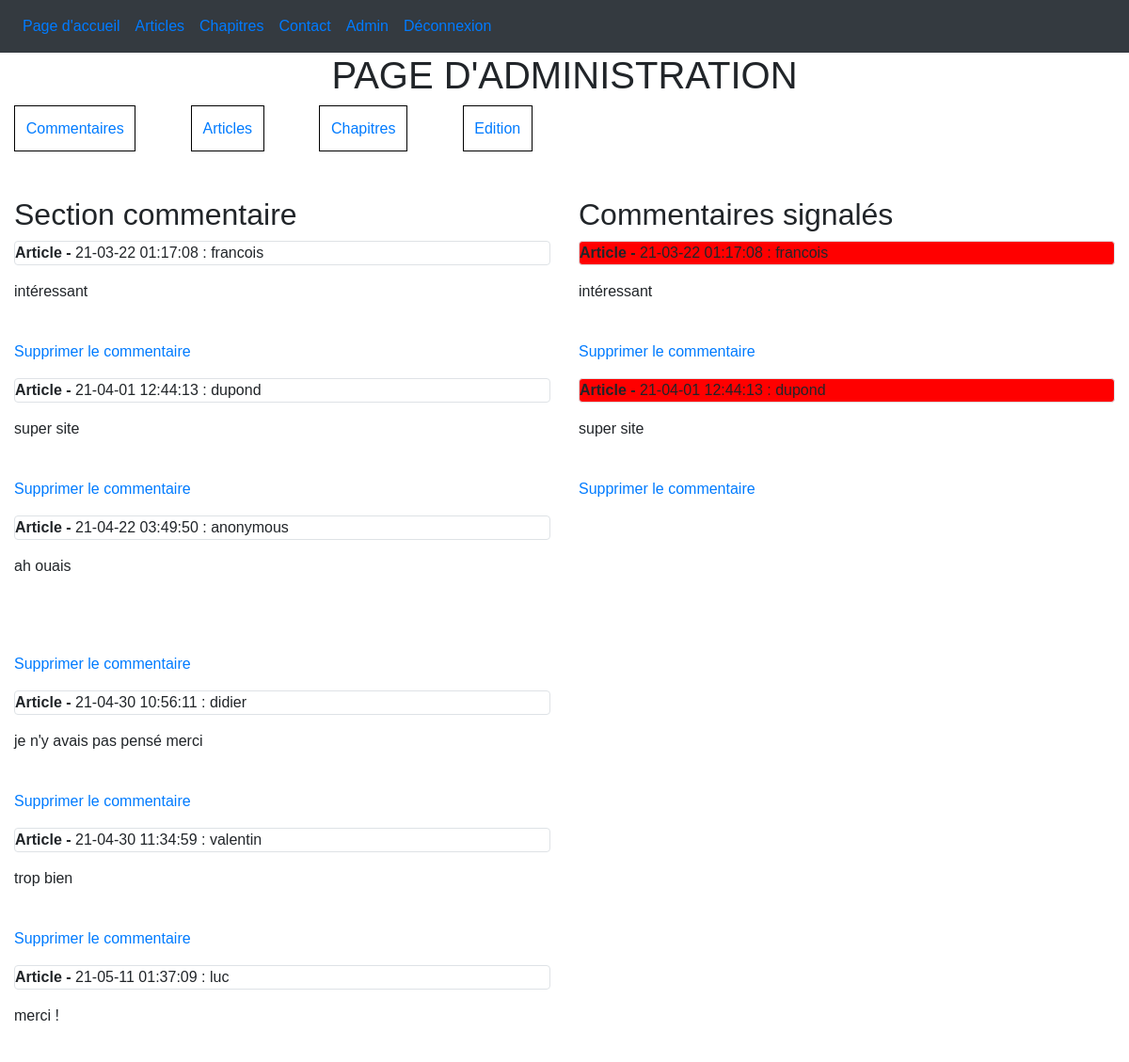
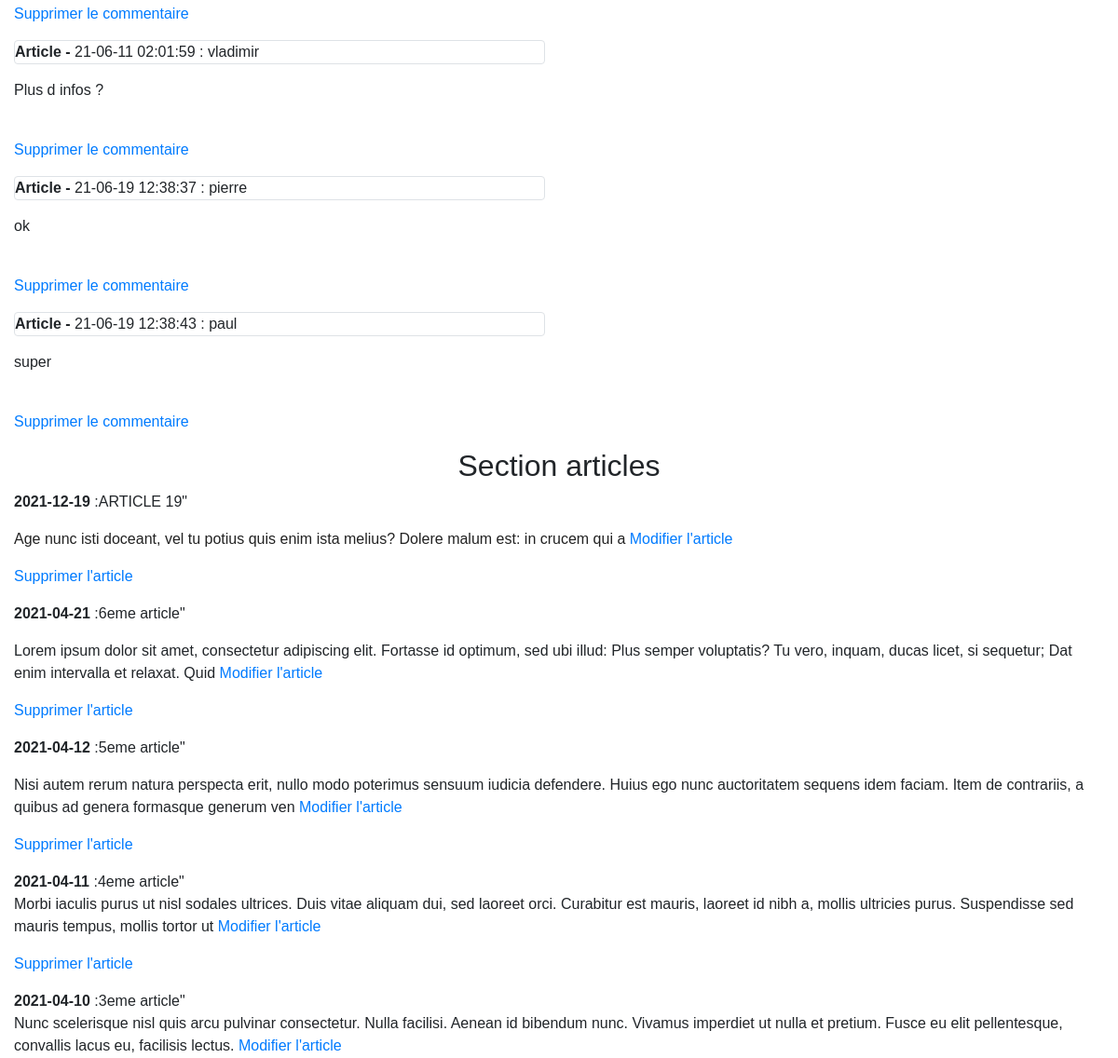
/index.php?action=administration (signed in, upper part), run on an earlier commit of the app's database (2 pictures, top to bottom).
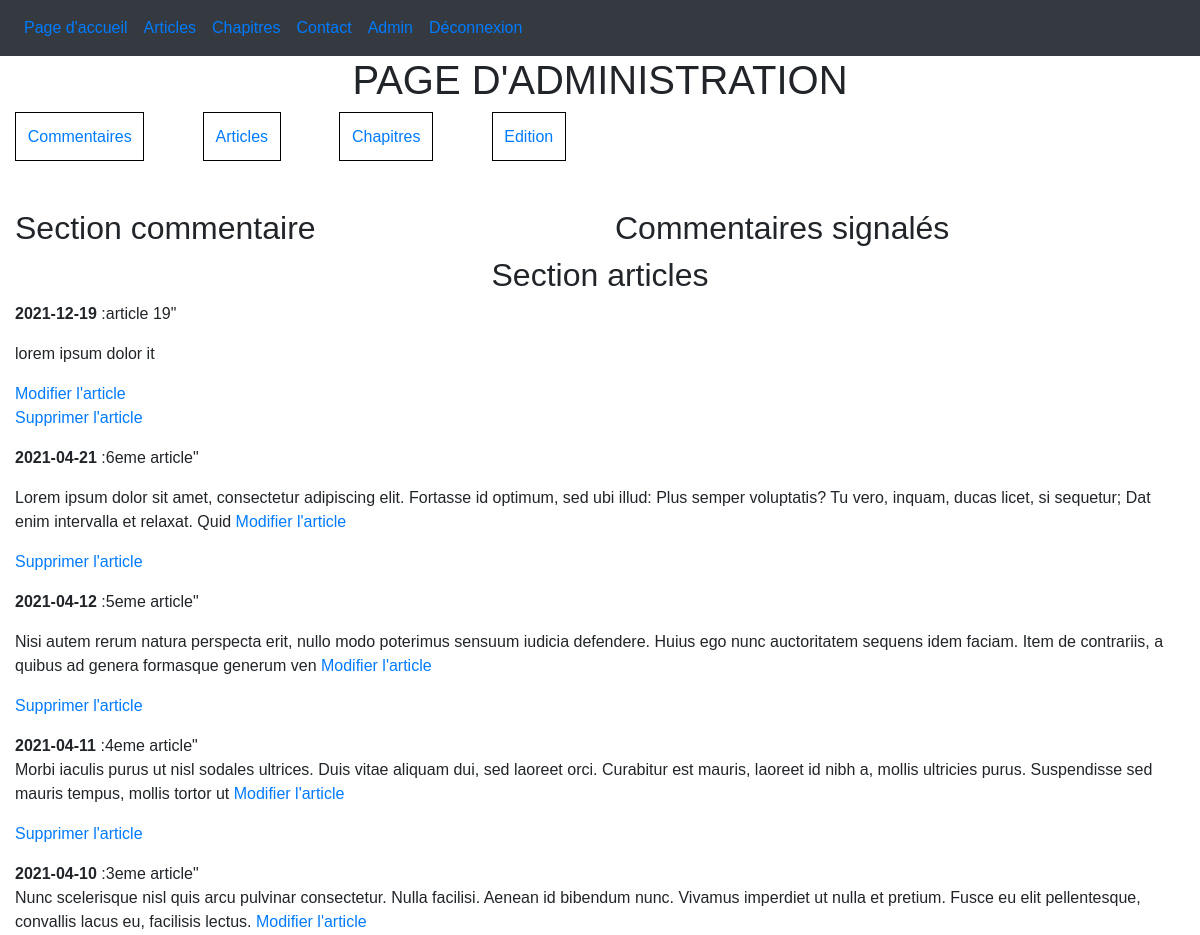
And on a later commit of the database.
### tables this page shows
CREATE TABLE `posts` (
  `id_post` int(11) NOT NULL,
  `id_article` int(11) NOT NULL,
  `cal` text NOT NULL,
  `pseudo` text NOT NULL,
  `contenu` text NOT NULL,
  `signale` tinyint(1) NOT NULL DEFAULT '0'
);

CREATE TABLE `articles` (
  `id` int(11) NOT NULL,
  `date_publication` date NOT NULL,
  `titre` varchar(30) NOT NULL,
  `contenu` text NOT NULL
);

### model/chapter_manager.php (called while the page is built, shortened)
<?php
class ChapterManager extends Manager {
    public function getAllChapters() {
        $db = $this -> dbconnect();
        $req = $db -> query("SELECT id, titre, SUBSTRING(manu, 1, 200) AS manu FROM chapitres ORDER BY id ");
        return $req;
    }
}
?>

### controller/chapter_controller.php (called while the page is built, shortened)
<?php
require_once('model/chapter_manager.php');
class ChapterController {
    public function afficheAllChapters() {
        $chapterManager = new ChapterManager;
        $reponse = $chapterManager -> getAllChapters();
        $reponse -> execute();
        return($reponse);
    }
}
?>

### model/post_manager.php (called while the page is built, shortened)
<?php
    class PostManager extends Manager {
        public function getAllPosts() {
            $db = $this -> dbconnect();
            $req = $db -> query("SELECT * FROM posts ORDER BY id_article");
            $req -> execute();
            return $req;
        }
        public function getReportedPosts() {
            $db = $this -> dbconnect();
            $req = $db -> query("SELECT * FROM posts WHERE signale = 1 ORDER BY id_article ");
            $req -> execute();
            return $req;
        }
    }
?>

### controller/post_controller.php (called while the page is built, shortened)
<?php
require_once('model/post_manager.php');
class PostController {
    public function afficheAllPost() {
        $postManager = new PostManager;
        $reponse = $postManager -> getAllPosts();
        return($reponse);
    }
    public function afficheReportedPost() {
        $postManager = new PostManager;
        $reponse = $postManager -> getReportedPosts();
        return($reponse);
    }
}
?>

### model/article_manager.php (called while the page is built, shortened)
<?php
class ArticleManager extends Manager {
    public function getAllArticles() {
        $db = $this -> dbconnect();
        $req = $db -> query("SELECT id, date_publication, titre, SUBSTRING(contenu, 1, 200) AS contenu FROM articles ORDER BY date_publication DESC");
        return $req;
    }
}
?>

### controller/article_controller.php (called while the page is built, shortened)
<?php
require_once('model/article_manager.php');
class ArticleController {
            ?>
            <?php
    public function afficheAllArticles() {
        $articleManager = new ArticleManager;
        $reponse = $articleManager -> getAllArticles();
        $reponse -> execute();
        return($reponse);
    }
}
?>

### view/administration.php (the view, shortened to what the changed rows need)
<?php
    $post_controller = new PostController;
    $article_controller = new ArticleController;
    $chapter_controller = new ChapterController;
    $reponse = $post_controller -> afficheAllPost();
    $retour = $post_controller -> afficheReportedPost();
    $articles = $article_controller -> afficheAllArticles();
    $chapters = $chapter_controller -> afficheAllChapters();
?>
    <h1 class="text-center">PAGE D'ADMINISTRATION </h1>
    <div class="container-fluid">
        <br/>
        <br/>
        <div class="row">
            <div class="col-sm-12 col-lg-6 ">
            <h2 id='comms'>Section commentaire</h2>
                <?php
                    while($donnes = $reponse -> fetch()) {
                ?>
                <p class="border rounded">
                    <strong>Article <?php echo $donnes['id_article']; ?> -</strong> <?php echo $donnes['cal']; ?> : <?php echo $donnes['pseudo']; ?> <br/>
                    <?php echo html_entity_decode($donnes['contenu']); ?> <br/>
                    <a href="\Projet4\index.php?action=delComms&id=<?php echo $donnes['id_post'] ?>">Supprimer le commentaire </a>
                </p>
                <?php
                    }
                ?>
            </div>
            <div class="col-sm-12 col-lg-6">
                <h2>Commentaires signalés</h2>
                <?php
                    while($data = $retour -> fetch()) {
                ?>
                <p class="border rounded" style="background-color:red">
                    <strong>Article<?php echo $data['id_article']; ?> -</strong> <?php echo $data['cal']; ?> : <?php echo $data['pseudo']; ?> <br/>
                    <?php echo html_entity_decode($data['contenu']); ?> <br/>
                    <a href="\Projet4\index.php?action=delComms&id=<?php echo $data['id_post'] ?>">Supprimer le commentaire </a>
                </p>
                <?php
                    }
                ?>
            </div>
        </div>
        <h2 class="text-center" id="articles">Section articles</h2>
        <div class="row">
            <div class="col-12">
                <?php
                    while($donnes = $articles -> fetch()) {
                ?>
                <p>
                    <strong><?php echo $donnes['date_publication']; ?></strong> :<?php echo $donnes['titre'] ?>" <br/>
                    <?php echo $donnes['contenu']; ?>
                    <a href="\Projet4\index.php?action=upArticle&id= <?php echo $donnes['id']?>">Modifier l'article</a>
                    <div><a href="\Projet4\index.php?action=delArticle&id=<?php echo $donnes['id'] ?>">Supprimer l'article</a></div>
                </p>
                <?php
                    }
                ?>
            </div>
        </div>
    </div>
<?php require('template.php'); ?>

What changed in the data, as far as the page shows it:
removed posts: cal "21-03-22 01:17:08", pseudo "francois", contenu "intéressant"
removed posts: cal "21-04-01 12:44:13", pseudo "dupond", contenu "super site"
removed posts: cal "21-04-22 03:49:50", pseudo "anonymous", contenu "ah ouais", shown under "Section commentaire"
removed posts: cal "21-04-30 10:56:11", pseudo "didier", contenu "je n'y avais pas pensé merci", shown under "Section commentaire"
removed posts: cal "21-04-30 11:34:59", pseudo "valentin", contenu "trop bien", shown under "Section commentaire"
removed posts: cal "21-05-11 01:37:09", pseudo "luc", contenu "merci !", shown under "Section commentaire"
removed posts: cal "21-06-11 02:01:59", pseudo "vladimir", contenu "Plus d infos ?", shown under "Section commentaire"
removed posts: cal "21-06-19 12:38:37", pseudo "pierre", contenu "ok", shown under "Section commentaire"
removed posts: cal "21-06-19 12:38:43", pseudo "paul", contenu "super", shown under "Section commentaire"
removed articles: date_publication "2021-12-19", titre "ARTICLE 19", contenu "Age nunc isti doceant, vel tu potius quis enim ista melius? Dolere malum est: in crucem qui a"
added articles: date_publication "2021-12-19", titre "article 19", contenu "lorem ipsum dolor it"
